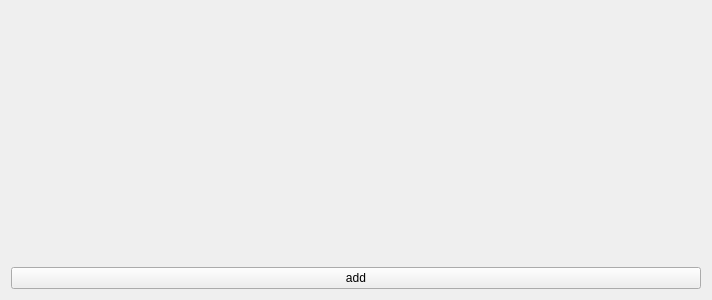
<?xml version="1.0" encoding="UTF-8"?>
<ui version="4.0">
 <class>WidgetListEditor</class>
 <widget class="QWidget" name="WidgetListEditor">
  <property name="geometry">
   <rect>
    <x>0</x>
    <y>0</y>
    <width>712</width>
    <height>300</height>
   </rect>
  </property>
  <property name="windowTitle">
   <string>Form</string>
  </property>
  <layout class="QVBoxLayout" name="verticalLayout_2">
   <item>
    <layout class="QVBoxLayout" name="list"/>
   </item>
   <item>
    <spacer name="verticalSpacer">
     <property name="orientation">
      <enum>Qt::Vertical</enum>
     </property>
     <property name="sizeHint" stdset="0">
      <size>
       <width>20</width>
       <height>40</height>
      </size>
     </property>
    </spacer>
   </item>
   <item>
    <widget class="QPushButton" name="pushButtonAdd">
     <property name="text">
      <string>add</string>
     </property>
    </widget>
   </item>
  </layout>
 </widget>
 <resources/>
 <connections/>
</ui>
